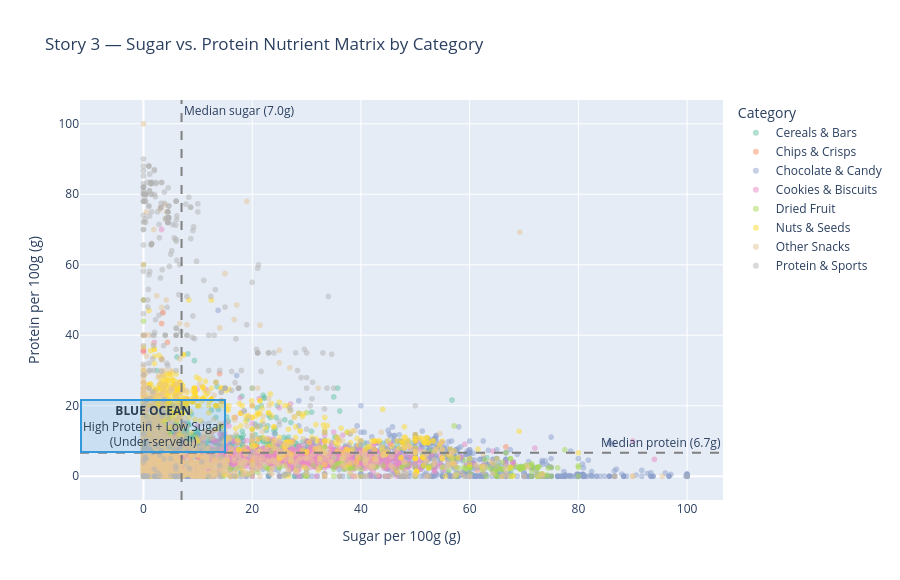

Notebook source saved alongside this figure:
### Markdown cell above
---
## Story 3: The Nutrient Matrix Visualization
> Scatter plot: Sugar (X) vs Protein (Y) — find the empty quadrant.

### Code cell
import plotly.express as px

# Sample for performance (plotly handles ~10k points well)
plot_df = (
    df
    .dropna(subset=['sugars_100g', 'proteins_100g'])
    .groupby('primary_category', group_keys=False)
    .apply(lambda g: g.sample(min(len(g), 1500), random_state=42))
    .reset_index(drop=True)
)
# we create a scatter plot of sugar vs. protein content, colored by primary category, to visualize the nutrient matrix and identify any clusters or gaps
fig = px.scatter(
    plot_df,
    x='sugars_100g',
    y='proteins_100g',
    color='primary_category',
    opacity=0.5,
    hover_data=['product_name'],
    labels={
        'sugars_100g': 'Sugar per 100g (g)',
        'proteins_100g': 'Protein per 100g (g)',
        'primary_category': 'Category',
    },
    title='Story 3 — Sugar vs. Protein Nutrient Matrix by Category',
    color_discrete_sequence=px.colors.qualitative.Set2,
)

# Quadrant lines: median sugar & protein thresholds
sugar_mid  = plot_df['sugars_100g'].median()
protein_mid = plot_df['proteins_100g'].median()
# we add dashed lines to divide the plot into quadrants based on median sugar and protein values, which helps identify the "blue ocean" quadrant of high protein + low sugar
fig.add_vline(x=sugar_mid,   line_dash='dash', line_color='gray', annotation_text=f'Median sugar ({sugar_mid:.1f}g)')
fig.add_hline(y=protein_mid, line_dash='dash', line_color='gray', annotation_text=f'Median protein ({protein_mid:.1f}g)')

# Label the empty quadrant
fig.add_annotation(
    x=sugar_mid * 0.25, y=plot_df['proteins_100g'].quantile(0.85),
    text='<b>BLUE OCEAN</b><br>High Protein + Low Sugar<br>(Under-served!)',
    showarrow=False,
    bgcolor='rgba(52,152,219,0.15)',
    bordercolor='#3498db',
    borderwidth=2,
    font=dict(size=12, color='#2c3e50'),
)
# we can also add a note about the median lines to explain their significance
fig.update_layout(height=580, legend_title_text='Category')
fig.write_html('s3_nutrient_matrix.html')# we save the interactive nutrient matrix as an HTML file, which can be shared and explored in a web browser to identify the "blue ocean" quadrant of high protein + low sugar products that represents the best opportunity for a new product launch
fig.show()
print('Interactive chart saved → s3_nutrient_matrix.html')

### Figure 1 — Plotly figure (JSON) as saved in the notebook; plotly's stock layout.template omitted (floating-point values rounded to 4 significant figures; data arrays with more than 128 entries replaced by an {"elided": "..."} marker saying what was removed)
{"data": [{"customdata": {"elided": "1500x1 str values"}, "hovertemplate": "Category=Cereals & Bars<br>Sugar per 100g (g)=%{x}<br>Protein per 100g (g)=%{y}<br>product_name=%{customdata[0]}<extra></extra>", "legendgroup": "Cereals & Bars", "marker": {"color": "rgb(102,194,165)", "opacity": 0.5, "symbol": "circle"}, "mode": "markers", "name": "Cereals & Bars", "showlegend": true, "type": "scattergl", "x": {"elided": "1500 float values"}, "xaxis": "x", "y": {"elided": "1500 float values"}, "yaxis": "y"}, {"customdata": {"elided": "597x1 str values"}, "hovertemplate": "Category=Chips & Crisps<br>Sugar per 100g (g)=%{x}<br>Protein per 100g (g)=%{y}<br>product_name=%{customdata[0]}<extra></extra>", "legendgroup": "Chips & Crisps", "marker": {"color": "rgb(252,141,98)", "opacity": 0.5, "symbol": "circle"}, "mode": "markers", "name": "Chips & Crisps", "showlegend": true, "type": "scattergl", "x": {"elided": "597 float values"}, "xaxis": "x", "y": {"elided": "597 float values"}, "yaxis": "y"}, {"customdata": {"elided": "1500x1 str values"}, "hovertemplate": "Category=Chocolate & Candy<br>Sugar per 100g (g)=%{x}<br>Protein per 100g (g)=%{y}<br>product_name=%{customdata[0]}<extra></extra>", "legendgroup": "Chocolate & Candy", "marker": {"color": "rgb(141,160,203)", "opacity": 0.5, "symbol": "circle"}, "mode": "markers", "name": "Chocolate & Candy", "showlegend": true, "type": "scattergl", "x": {"elided": "1500 float values"}, "xaxis": "x", "y": {"elided": "1500 float values"}, "yaxis": "y"}, {"customdata": {"elided": "1500x1 str values"}, "hovertemplate": "Category=Cookies & Biscuits<br>Sugar per 100g (g)=%{x}<br>Protein per 100g (g)=%{y}<br>product_name=%{customdata[0]}<extra></extra>", "legendgroup": "Cookies & Biscuits", "marker": {"color": "rgb(231,138,195)", "opacity": 0.5, "symbol": "circle"}, "mode": "markers", "name": "Cookies & Biscuits", "showlegend": true, "type": "scattergl", "x": {"elided": "1500 float values"}, "xaxis": "x", "y": {"elided": "1500 float values"}, "yaxis": "y"}, {"customdata": {"elided": "231x1 str values"}, "hovertemplate": "Category=Dried Fruit<br>Sugar per 100g (g)=%{x}<br>Protein per 100g (g)=%{y}<br>product_name=%{customdata[0]}<extra></extra>", "legendgroup": "Dried Fruit", "marker": {"color": "rgb(166,216,84)", "opacity": 0.5, "symbol": "circle"}, "mode": "markers", "name": "Dried Fruit", "showlegend": true, "type": "scattergl", "x": {"elided": "231 float values"}, "xaxis": "x", "y": {"elided": "231 float values"}, "yaxis": "y"}, {"customdata": {"elided": "1500x1 str values"}, "hovertemplate": "Category=Nuts & Seeds<br>Sugar per 100g (g)=%{x}<br>Protein per 100g (g)=%{y}<br>product_name=%{customdata[0]}<extra></extra>", "legendgroup": "Nuts & Seeds", "marker": {"color": "rgb(255,217,47)", "opacity": 0.5, "symbol": "circle"}, "mode": "markers", "name": "Nuts & Seeds", "showlegend": true, "type": "scattergl", "x": {"elided": "1500 float values"}, "xaxis": "x", "y": {"elided": "1500 float values"}, "yaxis": "y"}, {"customdata": {"elided": "1500x1 str values"}, "hovertemplate": "Category=Other Snacks<br>Sugar per 100g (g)=%{x}<br>Protein per 100g (g)=%{y}<br>product_name=%{customdata[0]}<extra></extra>", "legendgroup": "Other Snacks", "marker": {"color": "rgb(229,196,148)", "opacity": 0.5, "symbol": "circle"}, "mode": "markers", "name": "Other Snacks", "showlegend": true, "type": "scattergl", "x": {"elided": "1500 float values"}, "xaxis": "x", "y": {"elided": "1500 float values"}, "yaxis": "y"}, {"customdata": {"elided": "439x1 str values"}, "hovertemplate": "Category=Protein & Sports<br>Sugar per 100g (g)=%{x}<br>Protein per 100g (g)=%{y}<br>product_name=%{customdata[0]}<extra></extra>", "legendgroup": "Protein & Sports", "marker": {"color": "rgb(179,179,179)", "opacity": 0.5, "symbol": "circle"}, "mode": "markers", "name": "Protein & Sports", "showlegend": true, "type": "scattergl", "x": {"elided": "439 float values"}, "xaxis": "x", "y": {"elided": "439 float values"}, "yaxis": "y"}], "layout": {"annotations": [{"showarrow": false, "text": "Median sugar (7.0g)", "x": 7, "xanchor": "left", "xref": "x", "y": 1, "yanchor": "top", "yref": "y domain"}, {"showarrow": false, "text": "Median protein (6.7g)", "x": 1, "xanchor": "right", "xref": "x domain", "y": 6.667, "yanchor": "bottom", "yref": "y"}, {"bgcolor": "rgba(52,152,219,0.15)", "bordercolor": "#3498db", "borderwidth": 2, "font": {"color": "#2c3e50", "size": 12}, "showarrow": false, "text": "<b>BLUE OCEAN</b><br>High Protein + Low Sugar<br>(Under-served!)", "x": 1.75, "y": 14.29}], "height": 580, "legend": {"title": {"text": "Category"}, "tracegroupgap": 0}, "shapes": [{"line": {"color": "gray", "dash": "dash"}, "type": "line", "x0": 7, "x1": 7, "xref": "x", "y0": 0, "y1": 1, "yref": "y domain"}, {"line": {"color": "gray", "dash": "dash"}, "type": "line", "x0": 0, "x1": 1, "xref": "x domain", "y0": 6.667, "y1": 6.667, "yref": "y"}], "title": {"text": "Story 3 — Sugar vs. Protein Nutrient Matrix by Category"}, "xaxis": {"anchor": "y", "domain": [0, 1], "title": {"text": "Sugar per 100g (g)"}}, "yaxis": {"anchor": "x", "domain": [0, 1], "title": {"text": "Protein per 100g (g)"}}}}
